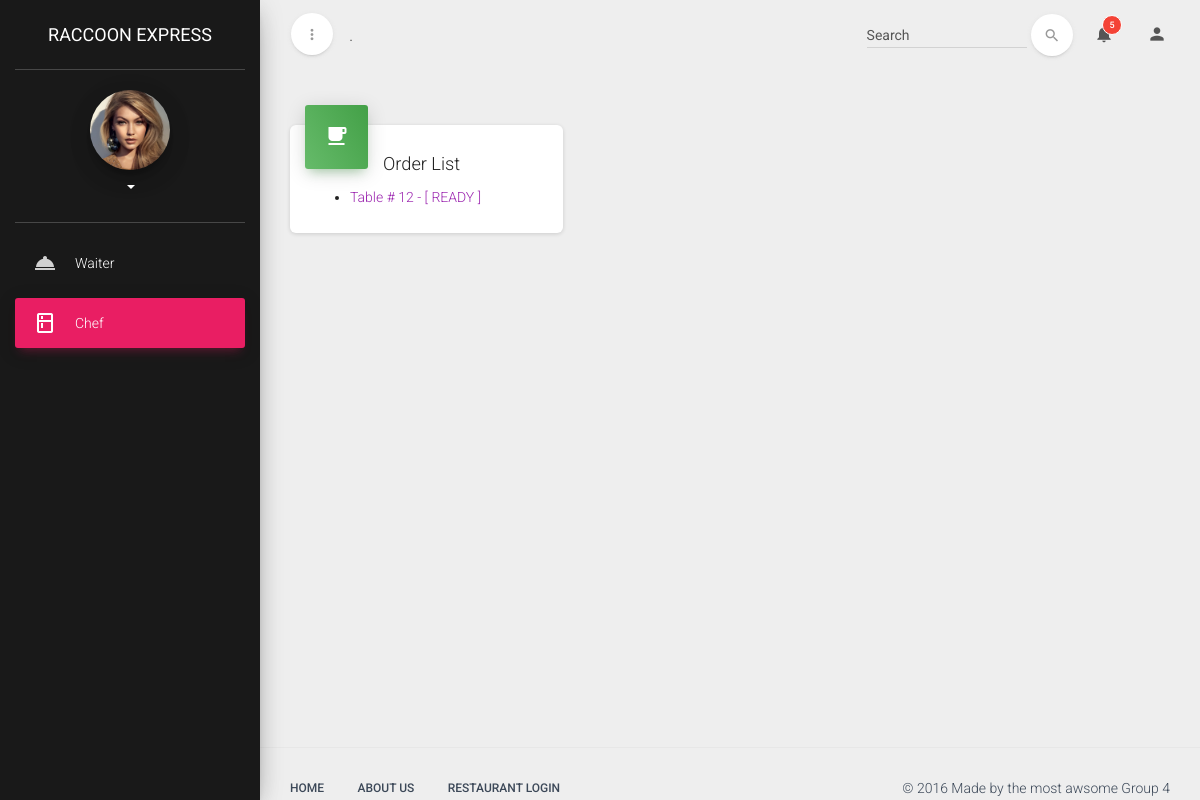
The app's page /kitchen/ (signed in), older data.
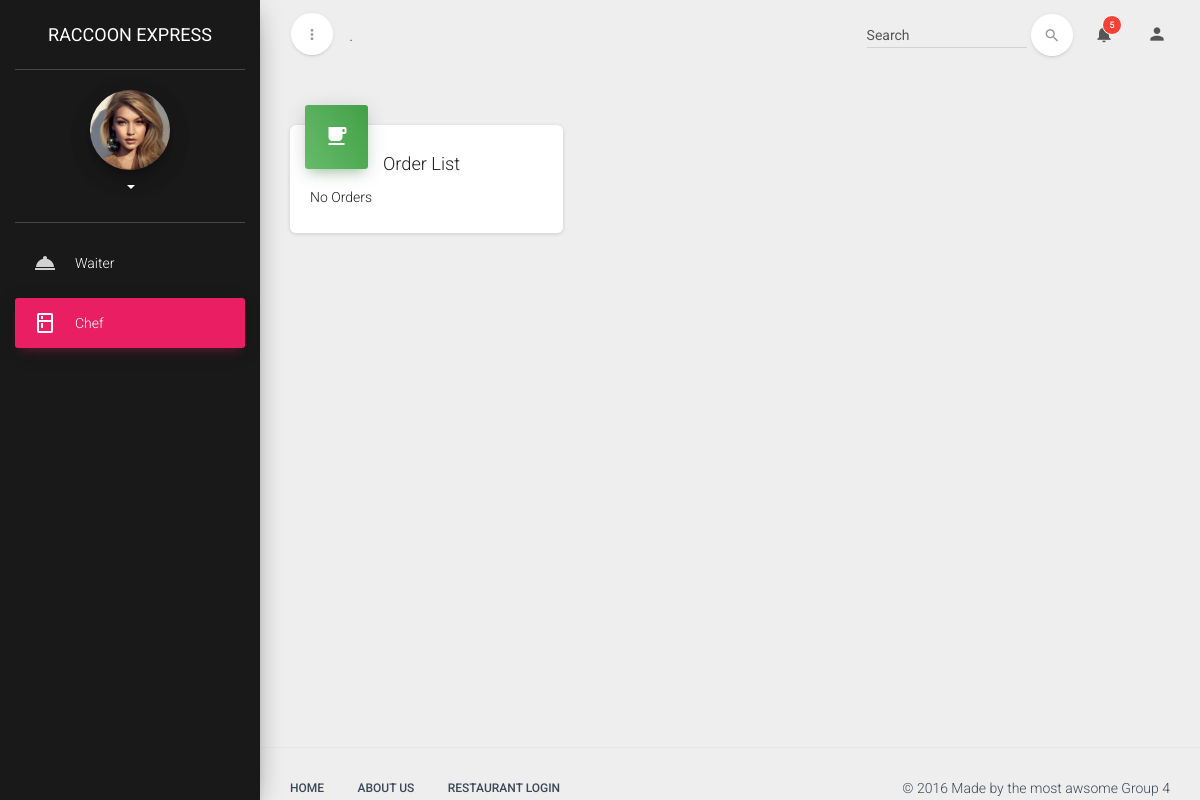
The same page, newer data.
### restaurant/models.py (models this page shows)
class Order(models.Model):
    CREATED = 'CREATED'
    SENT_TO_KITCHEN = 'SENT TO KITCHEN'
    STARTED = 'STARTED'
    READY = 'READY'
    SERVED = 'SERVED'
    COMPLETED = 'COMPLETED'
    STATUS_CHOICES = (
        (CREATED, 'Order created'),
        (SENT_TO_KITCHEN, 'Order sent to kitchen'),
        (STARTED, 'Order started'),
        (READY, 'Order ready to be served'),
        (SERVED, 'Order served'),
        (COMPLETED, 'Order completed')
    )
    Code = models.CharField(max_length=20)
    Table = models.IntegerField(default=0)
    Restaurant = models.ForeignKey(Restaurant, default=1)
    Status= models.CharField(max_length=15, choices=STATUS_CHOICES, default=CREATED,)
    StartTime = models.DateTimeField(default=timezone.now)

### restaurant/views.py (the view)
# urls.py: url(r'^kitchen/$', views.KitchenView.as_view(), name='kitchen'),
class KitchenView(generic.ListView):
    template_name = 'restaurant/kitchen.html'
    context_object_name = 'order_list'
    def get_queryset(self):
        return Order.objects.all().exclude(Status ='CREATED').exclude(Status ='COMPLETED').exclude(Status ='SERVED').order_by('Table')

### restaurant/templates/restaurant/kitchen.html (shortened to what this page needs)
{% extends 'restaurant/gatewaybase.html' %}
{% load static %}
{% block content %}
<body>
{% if user.is_authenticated %}
<div class="wrapper">
    <div class="sidebar" data-active-color="rose" data-background-color="black">
        <div class="logo">
            <a href="." class="simple-text">
                Raccoon Express
            </a>
        </div>
        <div class="sidebar-wrapper">
            <div class="user">
                <div class="photo">
                    <img src="{% static "restaurant/img/faces/avatar.jpg" %}" />
                </div>
                <div class="info">
                    <a data-toggle="collapse" href="#collapseExample" class="collapsed">
                        <b class="caret"></b>
                    </a>
                </div>
            </div>
						<ul class="nav">
								<li>
									<a href="/server">
											<i class="material-icons">room_service</i>
											<p>Waiter</p>
										</a>
									</li>
                <li class="active">
                    <a href="">
                        <i class="material-icons">kitchen</i>
                        <p>Chef</p>
                    </a>
                </li>
            </ul>
        </div>
    </div>
    <div class="main-panel">
        <nav class="navbar navbar-transparent navbar-absolute">
            <div class="container-fluid">
                <div class="navbar-minimize">
                    <button id="minimizeSidebar" class="btn btn-round btn-white btn-fill btn-just-icon">
                        <i class="material-icons visible-on-sidebar-regular">more_vert</i>
                    </button>
                </div>
                <div class="navbar-header">
                    <a class="navbar-brand" href="#"> . </a>
                </div>
                <div class="collapse navbar-collapse">
                    <ul class="nav navbar-nav navbar-right">
                        <li class="dropdown">
                            <a href="#" class="dropdown-toggle" data-toggle="dropdown">
                                <i class="material-icons">notifications</i>
                                <span class="notification">5</span>
                            </a>
                        </li>
                        <li "dropdown">
                            <a href="#pablo" class="dropdown-toggle" data-toggle="dropdown">
                                <i class="material-icons">person</i>
                            </a>
                        </li>
                    </ul>
                    <form class="navbar-form navbar-right" role="search">
                        <div class="form-group form-search is-empty">
                            <input type="text" class="form-control" placeholder="Search">
                        </div>
                        <button type="submit" class="btn btn-white btn-round btn-just-icon">
                            <i class="material-icons">search</i>
                            <div class="ripple-container"></div>
                        </button>
                    </form>
                </div>
            </div>
        </nav>
        <div class="content">
            <div class="container-fluid">
							<div class="row">
									<div class="col-md-4">
										<div class="card">
											<div class="card-header card-header-icon" data-background-color="green">
												<i class="material-icons">free_breakfast</i>
											</div>
											<div class="card-content">
												<h4 class="cardtitle">Order List</h4>
												{% if order_list %}
													<ul>
													{% for order in order_list %}
														<li><a href="{% url 'restaurant:kitchendetail' order.id %}">Table # {{ order.Table }} - [ {{ order.Status }} ]</a></li>
													{% endfor %}
													</ul>
												{% else %}
													<p> No Orders </p>
												{% endif %}
											</div>
										</div>
									</div>
            	</div>
        	</div>
				</div>
        <footer class="footer">
            <div class="container-fluid">
                <nav class="pull-left">
                    <ul>
                        <li>
                            <a href="/">
                                Home
                            </a>
                        </li>
                        <li>
                            <a href="#">
                               About Us
                            </a>
                        </li>
                        <li>
                            <a href="#">
                               Restaurant login
                            </a>
                        </li>
                </nav>
                <p class="copyright pull-right">
                    &copy;
                    Made by the most awsome Group 4
                </p>
            </div>
        </footer>
    </div>
</div>
  {% else %}
    <h1><a href="/login">Please Login</a></h1>
  {% endif %}
</body>
{% endblock %}

### restaurant/templates/restaurant/gatewaybase.html (shortened to what this page needs)
{% load static %}
<!doctype html>
<html lang="en">
<head>
    <link  rel="stylesheet" type="text/css" href="{% static "restaurant/css/bootstrap.min.css" %}"/>
    <link  rel="stylesheet" type="text/css" href="{% static "restaurant/css/material-dashboard.css" %}"/>
    <link href="http://maxcdn.bootstrapcdn.com/font-awesome/latest/css/font-awesome.min.css" rel="stylesheet">
</head>
  {% block content %}
  {% endblock %}
</html>

Row changes from the older to the newer data that the page shows:
removed Order: Table "12", Status "READY"
Text that changed along with them:
text now shown: "No Orders"
